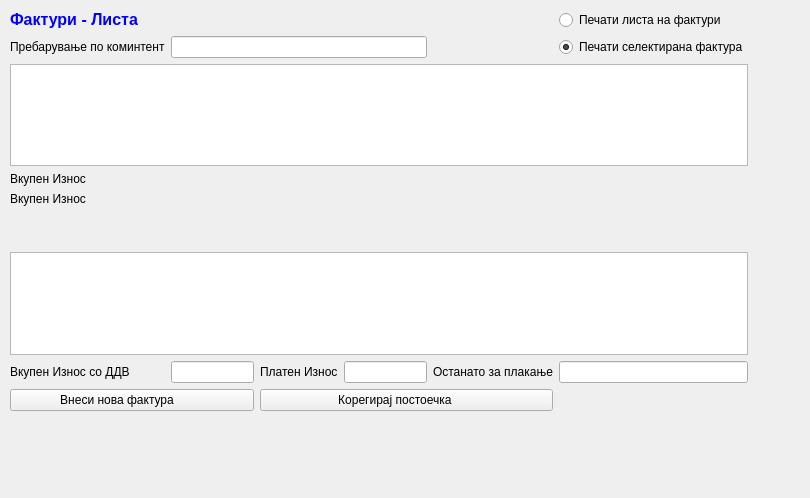
<?xml version="1.0" encoding="UTF-8"?>
<ui version="4.0">
 <class>FakturiLista</class>
 <widget class="QWidget" name="FakturiLista">
  <property name="geometry">
   <rect>
    <x>0</x>
    <y>0</y>
    <width>810</width>
    <height>498</height>
   </rect>
  </property>
  <property name="windowTitle">
   <string>Form</string>
  </property>
  <widget class="QWidget" name="layoutWidget">
   <property name="geometry">
    <rect>
     <x>10</x>
     <y>10</y>
     <width>738</width>
     <height>401</height>
    </rect>
   </property>
   <layout class="QGridLayout" name="gridLayout">
    <item row="0" column="0">
     <widget class="QLabel" name="label_4">
      <property name="text">
       <string>&lt;!DOCTYPE HTML PUBLIC &quot;-//W3C//DTD HTML 4.0//EN&quot; &quot;http://www.w3.org/TR/REC-html40/strict.dtd&quot;&gt;
&lt;html&gt;&lt;head&gt;&lt;meta name=&quot;qrichtext&quot; content=&quot;1&quot; /&gt;&lt;style type=&quot;text/css&quot;&gt;
p, li { white-space: pre-wrap; }
&lt;/style&gt;&lt;/head&gt;&lt;body style=&quot; font-family:'MS Shell Dlg 2'; font-size:10pt; font-weight:400; font-style:normal;&quot;&gt;
&lt;p style=&quot; margin-top:0px; margin-bottom:0px; margin-left:0px; margin-right:0px; -qt-block-indent:0; text-indent:0px;&quot;&gt;&lt;span style=&quot; font-size:12pt; font-weight:600; color:#0000ff;&quot;&gt;Фактури - Листа&lt;/span&gt;&lt;/p&gt;&lt;/body&gt;&lt;/html&gt;</string>
      </property>
     </widget>
    </item>
    <item row="0" column="1">
     <spacer name="horizontalSpacer">
      <property name="orientation">
       <enum>Qt::Horizontal</enum>
      </property>
      <property name="sizeHint" stdset="0">
       <size>
        <width>40</width>
        <height>20</height>
       </size>
      </property>
     </spacer>
    </item>
    <item row="0" column="2">
     <spacer name="horizontalSpacer_3">
      <property name="orientation">
       <enum>Qt::Horizontal</enum>
      </property>
      <property name="sizeHint" stdset="0">
       <size>
        <width>40</width>
        <height>20</height>
       </size>
      </property>
     </spacer>
    </item>
    <item row="0" column="3">
     <spacer name="horizontalSpacer_5">
      <property name="orientation">
       <enum>Qt::Horizontal</enum>
      </property>
      <property name="sizeHint" stdset="0">
       <size>
        <width>40</width>
        <height>20</height>
       </size>
      </property>
     </spacer>
    </item>
    <item row="0" column="4">
     <spacer name="horizontalSpacer_6">
      <property name="orientation">
       <enum>Qt::Horizontal</enum>
      </property>
      <property name="sizeHint" stdset="0">
       <size>
        <width>40</width>
        <height>20</height>
       </size>
      </property>
     </spacer>
    </item>
    <item row="0" column="5">
     <widget class="QRadioButton" name="radioButton">
      <property name="text">
       <string>Печати листа на фактури</string>
      </property>
     </widget>
    </item>
    <item row="1" column="0">
     <widget class="QLabel" name="label_8">
      <property name="text">
       <string>Пребарување по коминтент</string>
      </property>
     </widget>
    </item>
    <item row="1" column="1" colspan="3">
     <widget class="QLineEdit" name="lineEdit_7"/>
    </item>
    <item row="1" column="5">
     <widget class="QRadioButton" name="radioButton_2">
      <property name="text">
       <string>Печати селектирана фактура</string>
      </property>
      <property name="checked">
       <bool>true</bool>
      </property>
     </widget>
    </item>
    <item row="2" column="0" colspan="6">
     <widget class="QTableView" name="tableView">
      <property name="palette">
       <palette>
        <active>
         <colorrole role="AlternateBase">
          <brush brushstyle="SolidPattern">
           <color alpha="255">
            <red>234</red>
            <green>234</green>
            <blue>234</blue>
           </color>
          </brush>
         </colorrole>
        </active>
        <inactive>
         <colorrole role="AlternateBase">
          <brush brushstyle="SolidPattern">
           <color alpha="255">
            <red>234</red>
            <green>234</green>
            <blue>234</blue>
           </color>
          </brush>
         </colorrole>
        </inactive>
        <disabled>
         <colorrole role="AlternateBase">
          <brush brushstyle="SolidPattern">
           <color alpha="255">
            <red>234</red>
            <green>234</green>
            <blue>234</blue>
           </color>
          </brush>
         </colorrole>
        </disabled>
       </palette>
      </property>
      <property name="alternatingRowColors">
       <bool>true</bool>
      </property>
     </widget>
    </item>
    <item row="3" column="0">
     <widget class="QLabel" name="label_11">
      <property name="text">
       <string>Вкупен Износ </string>
      </property>
     </widget>
    </item>
    <item row="4" column="0">
     <widget class="QLabel" name="label_12">
      <property name="text">
       <string>Вкупен Износ </string>
      </property>
     </widget>
    </item>
    <item row="5" column="0">
     <widget class="QLabel" name="label_13">
      <property name="palette">
       <palette>
        <active>
         <colorrole role="Text">
          <brush brushstyle="SolidPattern">
           <color alpha="255">
            <red>0</red>
            <green>0</green>
            <blue>255</blue>
           </color>
          </brush>
         </colorrole>
        </active>
        <inactive>
         <colorrole role="Text">
          <brush brushstyle="SolidPattern">
           <color alpha="255">
            <red>0</red>
            <green>0</green>
            <blue>255</blue>
           </color>
          </brush>
         </colorrole>
        </inactive>
        <disabled>
         <colorrole role="Text">
          <brush brushstyle="SolidPattern">
           <color alpha="255">
            <red>120</red>
            <green>120</green>
            <blue>120</blue>
           </color>
          </brush>
         </colorrole>
        </disabled>
       </palette>
      </property>
      <property name="text">
       <string/>
      </property>
     </widget>
    </item>
    <item row="6" column="0">
     <widget class="QLabel" name="label">
      <property name="text">
       <string/>
      </property>
     </widget>
    </item>
    <item row="7" column="0" colspan="6">
     <widget class="QTableView" name="tableView_2">
      <property name="alternatingRowColors">
       <bool>true</bool>
      </property>
     </widget>
    </item>
    <item row="8" column="0">
     <widget class="QLabel" name="label_7">
      <property name="text">
       <string>Вкупен Износ со ДДВ </string>
      </property>
     </widget>
    </item>
    <item row="8" column="1">
     <widget class="QLineEdit" name="lineEdit_6">
      <property name="alignment">
       <set>Qt::AlignRight|Qt::AlignTrailing|Qt::AlignVCenter</set>
      </property>
      <property name="readOnly">
       <bool>true</bool>
      </property>
     </widget>
    </item>
    <item row="8" column="2">
     <widget class="QLabel" name="label_9">
      <property name="text">
       <string>Платен Износ</string>
      </property>
     </widget>
    </item>
    <item row="8" column="3">
     <widget class="QLineEdit" name="lineEdit_8">
      <property name="alignment">
       <set>Qt::AlignRight|Qt::AlignTrailing|Qt::AlignVCenter</set>
      </property>
      <property name="readOnly">
       <bool>true</bool>
      </property>
     </widget>
    </item>
    <item row="8" column="4">
     <widget class="QLabel" name="label_10">
      <property name="text">
       <string>Останато за плакање</string>
      </property>
     </widget>
    </item>
    <item row="8" column="5">
     <widget class="QLineEdit" name="lineEdit_9">
      <property name="alignment">
       <set>Qt::AlignRight|Qt::AlignTrailing|Qt::AlignVCenter</set>
      </property>
      <property name="readOnly">
       <bool>true</bool>
      </property>
     </widget>
    </item>
    <item row="9" column="0" colspan="2">
     <widget class="QPushButton" name="pushButton">
      <property name="text">
       <string>Внеси нова фактура         </string>
      </property>
      <property name="icon">
       <iconset>
        <normaloff>../../../Brisi/sterna/Resources/key_f2.png</normaloff>../../../Brisi/sterna/Resources/key_f2.png</iconset>
      </property>
     </widget>
    </item>
    <item row="9" column="2" colspan="3">
     <widget class="QPushButton" name="pushButton_2">
      <property name="text">
       <string>Корегирај постоечка       </string>
      </property>
      <property name="icon">
       <iconset>
        <normaloff>../../../Brisi/sterna/Resources/key_f3.png</normaloff>../../../Brisi/sterna/Resources/key_f3.png</iconset>
      </property>
     </widget>
    </item>
   </layout>
  </widget>
 </widget>
 <resources/>
 <connections/>
</ui>
